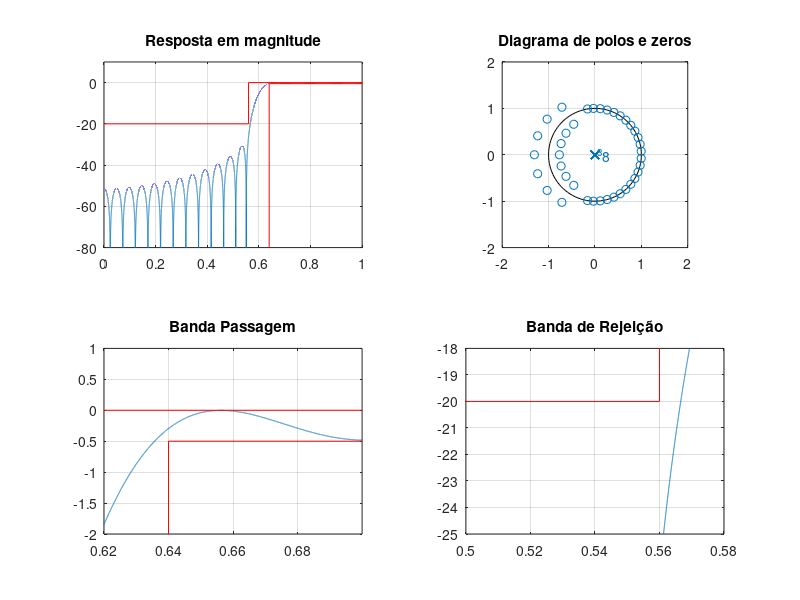
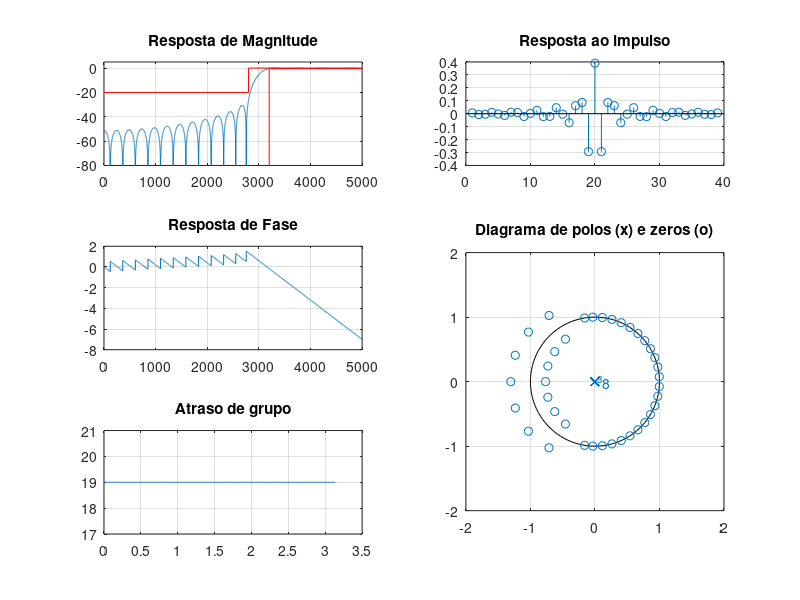

These charts were generated, in order, by the following MATLAB code:
% Projeto filtro 1
% LP - (fa = 10000 Hz, f1 = 2800 Hz; f2 = 3200 Hz, Ap = 0.5 dB, As = 20 dB, GdB = 0 dB)

close all;
clear all;
clc;

ExecutarAjuste = 1;

%% Especificacoes
fa = 10000; fs = 2800; fp = 3200;
Ap = 0.5; As = 20; GdB = 0;
wp = fp/fa*(2*pi); ws = fs/fa*(2*pi);

wc1 = sqrt(wp*ws); % media geometrica
Dw1 = wp - ws;
G0 = GdB;

%% Projeto inicial
Dw = Dw1;
wc = wc1;
Ask = As + 9;
betha = 0.5842*(Ask-21)^0.4 + 0.07886*(Ask-21);
M1 = ceil((Ask - 8)/(2.285*Dw)+1);
M = M1;

if ExecutarAjuste
    % primeiro ajuste
    G0 = 0.295; % db

    % segundo ajuste M (n/2)
    wp2 = 0.6196*pi; ws2 = 0.5813*pi;
    Dw2 = wp2 -ws2;
    M2 = ceil(M1*Dw2/Dw1); % nova ordem do filtro 2*M2
    M = M2;

    % ajuste deslocamento
    wc2 = wc1 - ((0.0037+0.0013)/2)*pi;
    wc = wc2;
end

N = 2*M+1;
wkeiser = kaiser(N, betha)';

k = 1:M;
% HP
bi = -sin(wc*k)./(pi*k);
b0 = 1-wc/pi;
b = [flip(bi) b0 bi];

b = b.*wkeiser*10^(-G0/20); % janela de keiser

%%
figure(1)
subplot(221)
title('Resposta de magnitude')
[h, w] = freqz(b, 1, linspace(0,pi,100000));
% plot(w/pi, abs(h)); grid on;
plot(w/pi, 20*log10(abs(h))); grid on;
title('Resposta em magnitude')
ylim([-80 10])
hold on;
plot([pi,wp,wp]/pi,[-Ap,-Ap,-80], '-red')
plot([0,ws/pi,ws/pi,1],[-As,-As,0,0], '-red')

subplot(222)
zplane(b, 1); axis([-2 2 -2 2]);
title('Diagrama de polos e zeros')

subplot(223)
plot(w/pi, 20*log10(abs(h)));
title('Banda Passagem')
grid on; hold on;
plot([pi,wp,wp]/pi,[-Ap,-Ap,-80], '-red')
plot([0,ws/pi,ws/pi,1],[-As,-As,0,0], '-red')
xlim([0.62 0.7]); ylim([-2 1]);

subplot(224)
plot(w/pi, 20*log10(abs(h)));
title('Banda de Rejeição')
grid on; hold on;
plot([pi,wp,wp]/pi,[-Ap,-Ap,-80], '-red')
plot([0,ws/pi,ws/pi,1],[-As,-As,0,0], '-red')
xlim([0.5 0.58]); ylim([-25 -18]);

%%
figure(2)
%suptitle(['HP FIR ' num2str(fs) '-' num2str(fp) ' Ordem: ' num2str(N)])

escala = fa/2;
subplot(3,2,[4 6])
zplane(b, 1);
axis([-2 2 -2 2])
title('Diagrama de polos (x) e zeros (o)')

clear h w
[h, w] = freqz(b, 1, 'whole');

subplot(322)
stem(b), grid on;
title('Resposta ao impulso')

subplot(321)
[h, w] = freqz(b, 1, linspace(0,pi,10000));
% plot(w/pi, abs(h)); grid on;
plot(w/pi*escala, 20*log10(abs(h))); grid on;
hold on;
title('Resposta de Magnitude')
ylim([-80 5])
Amin = 80;
plot([0,fs,fs,fa/2],[-As,-As,0,0], 'r')
plot([fa/2,fp,fp,],[-Ap,-Ap,-80], 'r')
xlim([0 fa/2])

subplot(323)
plot(w/pi*escala, unwrap(angle(h))/pi); grid on;
title('Resposta de Fase')

subplot(325)
grpdelay(b, 1)
title('Atraso de grupo')
